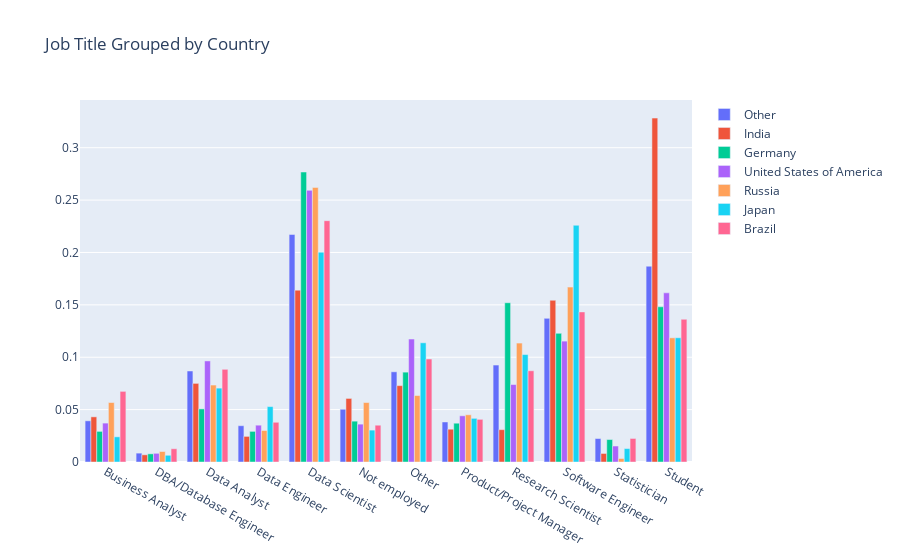

This figure's notebook cell:
### Code cell
df_choice['Q3_orig'] = df_choice['Q3_In which country do you currently reside?']
df_choice.loc[df_choice['Q3_In which country do you currently reside?'].isin(['United States of America', 'Russia', 'India','Germany','Japan','Brazil']) == False,
              'Q3_In which country do you currently reside?'] = 'Other'
var_name = dict([('Q29', 'cloud computing service'),('Q28', 'ML framework')])
cols2 = ['Q29','Q28']
print('Q6 : What is the size of the company where you are employed?\n')
print('The plot below was adapted from work shared by @artgor during the 2018 Kaggle DS & ML Challenge (see link at top of kernel)')
fig = plot_country_one_var(df_choice=df_choice, var='Q5_Select the title most similar to your current role (or most recent title if retired): - Selected Choice', title_name='Job Title')
iplot(fig);

### Figure 1 — Plotly figure (JSON) as saved in the notebook; plotly's stock layout.template omitted (floating-point values rounded to 4 significant figures)
{"data": [{"marker": {"color": 0}, "name": "Other", "showlegend": true, "type": "bar", "x": ["Business Analyst", "DBA/Database Engineer", "Data Analyst", "Data Engineer", "Data Scientist", "Not employed", "Other", "Product/Project Manager", "Research Scientist", "Software Engineer", "Statistician", "Student"], "y": [0.03931, 0.008464, 0.08687, 0.03464, 0.2172, 0.05034, 0.08609, 0.0382, 0.09255, 0.1371, 0.02239, 0.1869]}, {"marker": {"color": 1}, "name": "India", "showlegend": true, "type": "bar", "x": ["Business Analyst", "DBA/Database Engineer", "Data Analyst", "Data Engineer", "Data Scientist", "Not employed", "Other", "Product/Project Manager", "Research Scientist", "Software Engineer", "Statistician", "Student"], "y": [0.0431, 0.006861, 0.07504, 0.02444, 0.164, 0.06068, 0.0729, 0.0313, 0.03087, 0.1544, 0.008148, 0.3283]}, {"marker": {"color": 2}, "name": "Germany", "showlegend": true, "type": "bar", "x": ["Business Analyst", "DBA/Database Engineer", "Data Analyst", "Data Engineer", "Data Scientist", "Not employed", "Other", "Product/Project Manager", "Research Scientist", "Software Engineer", "Statistician", "Student"], "y": [0.02924, 0.007797, 0.05068, 0.02924, 0.2768, 0.03899, 0.08577, 0.03704, 0.152, 0.1228, 0.02144, 0.1481]}, {"marker": {"color": 3}, "name": "United States of America", "showlegend": true, "type": "bar", "x": ["Business Analyst", "DBA/Database Engineer", "Data Analyst", "Data Engineer", "Data Scientist", "Not employed", "Other", "Product/Project Manager", "Research Scientist", "Software Engineer", "Statistician", "Student"], "y": [0.03714, 0.008289, 0.09649, 0.03515, 0.2593, 0.03614, 0.1174, 0.0441, 0.07394, 0.1154, 0.01525, 0.1615]}, {"marker": {"color": 4}, "name": "Russia", "showlegend": true, "type": "bar", "x": ["Business Analyst", "DBA/Database Engineer", "Data Analyst", "Data Engineer", "Data Scientist", "Not employed", "Other", "Product/Project Manager", "Research Scientist", "Software Engineer", "Statistician", "Student"], "y": [0.05676, 0.01002, 0.07346, 0.03005, 0.2621, 0.05676, 0.06344, 0.04508, 0.1135, 0.1669, 0.003339, 0.1185]}, {"marker": {"color": 5}, "name": "Japan", "showlegend": true, "type": "bar", "x": ["Business Analyst", "DBA/Database Engineer", "Data Analyst", "Data Engineer", "Data Scientist", "Not employed", "Other", "Product/Project Manager", "Research Scientist", "Software Engineer", "Statistician", "Student"], "y": [0.02404, 0.00641, 0.07051, 0.05288, 0.2003, 0.03045, 0.1138, 0.04167, 0.1026, 0.226, 0.01282, 0.1186]}, {"marker": {"color": 6}, "name": "Brazil", "showlegend": true, "type": "bar", "x": ["Business Analyst", "DBA/Database Engineer", "Data Analyst", "Data Engineer", "Data Scientist", "Not employed", "Other", "Product/Project Manager", "Research Scientist", "Software Engineer", "Statistician", "Student"], "y": [0.06742, 0.01264, 0.08848, 0.03792, 0.2303, 0.03511, 0.09831, 0.04073, 0.08708, 0.1433, 0.02247, 0.1362]}], "layout": {"barmode": "group", "title": {"text": "Job Title Grouped by Country"}}}
